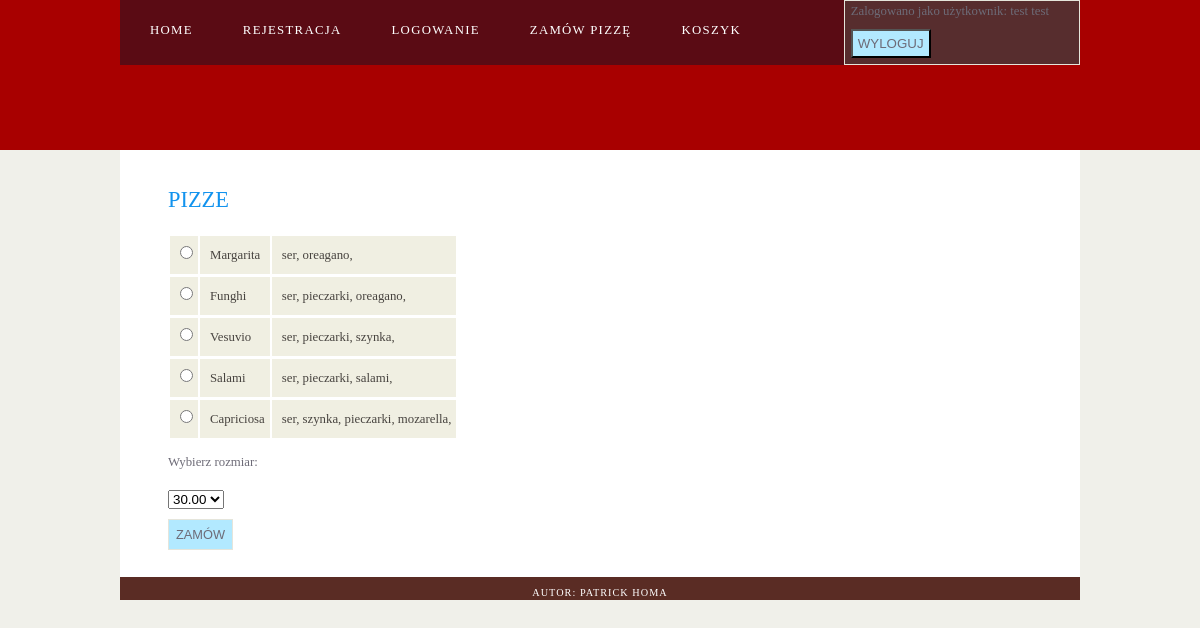
The page /View/pizzaList.php (signed in) on the database its author committed.
### tables this page shows
CREATE TABLE `user` (
  `id_user` int(255) unsigned NOT NULL AUTO_INCREMENT,
  `email` varchar(50) NOT NULL,
  `password` varchar(255) NOT NULL,
  `id_address` int(255) unsigned DEFAULT NULL,
  `id_role` int(255) unsigned NOT NULL,
  PRIMARY KEY (`id_user`),
  KEY `id_role` (`id_role`),
  KEY `address` (`id_address`),
  CONSTRAINT `address` FOREIGN KEY (`id_address`) REFERENCES `address` (`id_address`) ON DELETE NO ACTION ON UPDATE NO ACTION,
  CONSTRAINT `role` FOREIGN KEY (`id_role`) REFERENCES `role` (`id_role`) ON DELETE NO ACTION ON UPDATE NO ACTION
);

CREATE TABLE `address` (
  `id_address` int(255) unsigned NOT NULL AUTO_INCREMENT,
  `street` varchar(255) NOT NULL,
  `city` varchar(255) NOT NULL,
  `zip` varchar(20) NOT NULL,
  `house` varchar(5) NOT NULL,
  `flat` int(10) unsigned DEFAULT NULL,
  `phone` int(20) unsigned NOT NULL,
  `name` varchar(30) NOT NULL,
  `surname` varchar(30) NOT NULL,
  PRIMARY KEY (`id_address`)
);

CREATE TABLE `pizza_name` (
  `id_pizza` int(255) unsigned NOT NULL AUTO_INCREMENT,
  `name_p` varchar(255) NOT NULL,
  PRIMARY KEY (`id_pizza`)
);

### Model/User.php (called while the page is built, shortened)
<?php
class User
{
    private $conn;
    public function __construct(\PDO $pdo) {
        $this->conn = $pdo;
    }
    function getUser($id) {
        return $this->conn->query("SELECT u.id_user, a.name, a.surname FROM user u JOIN address a ON u.id_address=a.id_address WHERE id_user = $id;");
    }
}
?>

### Model/Pizza.php (called while the page is built, shortened)
<?php
class Pizza
{
    private $conn;
    public function __construct(\PDO $pdo) {
        $this->conn = $pdo;
    }
    function showPizzas() {
        return $this->conn->query("SELECT name_p FROM pizza_name");
    }
    function showSizes() {
        return $this->conn->query("SELECT size FROM sizes");
    }
    function toppingsSelection() {
        return $this->conn->query("SELECT * FROM toppings_list");
    }
}
?>

### View/pizzaList.php (the view, shortened to what this page needs)
<?php include_once '../Config/database.php'; ?>
<?php include_once '../Model/Pizza.php'; ?>
<?php include_once "header.php"; ?>
<body>
<div id="site_content">
    <div id="content">
    <h2>PIZZE</h2>
    <form class="form_settings" action="../Controller/controller.php?method=addItem" method=post>
                <?php
                echo "<table>";
                $pizza = new Pizza($pdo);
                $array = $pizza->showPizzas();
                $array2 = $pizza->toppingsSelection()->fetchAll();
                $keys = array_keys($array2);
                $k_ammount = count($keys);
                $array3 = $pizza->showSizes();
                foreach ($array as $row) {
                    echo "<tr><td><input type='radio' class='radio' name='pizzaName' value=" . $row['name_p'] . "></td><td>" . $row['name_p'] . "</td><td>";
                   for($i=0; $i < $k_ammount; ++$i){
                        if($row['name_p'] == $array2[$i]['name_p'])
                            echo $array2[$i]['name_t'] . ", ";
                    }
                    echo "</td>";
                }
                echo "</table>";
                echo "<br/><p>Wybierz rozmiar: </p><select name='size'>";
                foreach ($array3 as $row3) {
                    echo "<option value= " .$row3['size']. ">" .$row3['size']. "<option>";
                }
                echo "</select>   <input type='submit' class='submit' value='ZAMÓW' />";
                ?>
    </form>
    </div>
</div>
    <?php include_once "footer.php"; ?>
</body>
</html>

### View/header.php (shortened to what this page needs)
<?php
include_once '../Config/database.php';
include_once '../Model/User.php';
if(isset($_SESSION['id_user'])) {
    $id=$_SESSION['id_user'];
    $user = new User($pdo);
    $list = $user->getUser($id);
    $user = new Session($pdo);}?>
<!DOCTYPE html>
<html lang="pl">
<head>
    <link href="../Resources/css/style.css" rel="stylesheet">
</head>
<body>
<div id="header">
    <div id="menubar">
        <ul id="menu">
            <li><a href="../View/home.php">Home</a></li>
            <li><a href="../View/register.php">Rejestracja</a></li>
            <li><a href="../View/login.php">Logowanie</a></li>
            <li><a href="../View/pizzaList.php">Zamów pizzę</a></li>
            <li><a href="../View/cart.php">Koszyk</a></li>
<?php  if(isset($_SESSION['id_user'])) {
        echo "<div id='logout'><form action='../Controller/controller.php?method=logout' method='post'>";
                foreach ($list as $row) {
                    echo "<p>Zalogowano jako użytkownik: ".$row['name'] . " " . $row['surname']; }
                echo "<br/><input type='submit' class='submit' value='WYLOGUJ' /></p>
           </form></div>"; }?>
            </div>
    </div>
</body>
</html>

### Resources/css/style.css (style rules this page uses)
html { height: 100%; position: relative; min-height: 100%; }
* { margin: 0; padding: 0; }
body { font: normal 80% Georgia; background: #f0f0ea; color: #6d6b77; }
p { padding: 0 0 20px 0; }
h2 { font: normal 175% Georgia; color: #1293EE; margin: 0 0 15px 0; padding: 15px 0 5px 0; }
#menubar, #site_content { margin-left: auto; margin-right: auto; }
#menubar { width: 80%; height: 65px; padding: 0; background: #5a0b14; }
#logout { float: right; border: 1px solid #E5E5DB; height: 60px; padding: 3px 30px 0 6px ; background: #572d2e; }
ul#menu li { float: left; list-style: none; }
ul#menu li a { letter-spacing: 0.1em; font: normal 100% Georgia; display: block; float: left; height: 37px; padding: 23px 20px 1px 30px; text-align: center; color: #FFF; text-transform: uppercase; text-decoration: none; }
#site_content { width: 80%; overflow: hidden; background: #FFF; }
#content { text-align: left; margin: 20px auto ; width: 90%; padding: 2px; }
#header { background: #A80000; height: 150px; }
.form_settings input, .form_settings textarea { padding: 7px ; margin-bottom: 5px; font: 100% arial; border: 1px solid #E5E5DB; display: block; }
.submit { width: auto; height: auto; margin: 10px 0 0 0; padding: 5px 5px 5px 5px; background: #b2e9ff; color: #6d6b77; }
table { margin: 15px 0 0px 0; }
table tr th, table tr td { padding: 10px 5px 10px 10px; text-align: left; background: #3B3B3B; color: #FFF; }
table tr td { background: #F0EFE2; color: #47433F; border-top: 1px solid #FFF; }

### rows shown on the page
user: id_address.name "test", id_address.surname "test"
pizza_name: name_p "Margarita", name_t "ser", name_t "oreagano"
pizza_name: name_p "Funghi", name_t "ser", name_t "pieczarki", name_t "oreagano"
pizza_name: name_p "Vesuvio", name_t "ser", name_t "pieczarki", name_t "szynka"
pizza_name: name_p "Salami", name_t "ser", name_t "pieczarki", name_t "salami"
pizza_name: name_p "Capriciosa", name_t "ser", name_t "szynka", name_t "pieczarki", name_t "mozarella"

### other values the page prints
form field size "30.00"
